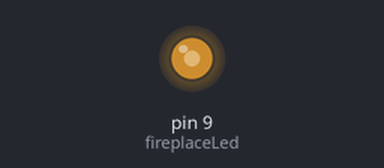
Simulated run of this sketch. Board: Arduino Uno, built with avr-gcc and run on an emulated ATmega328P. Shown: output pins drawn as LEDs (lit = HIGH). Random numbers use the default seed unless the sketch sets one.

Above: at 5.5 s.
At 18.76 s:
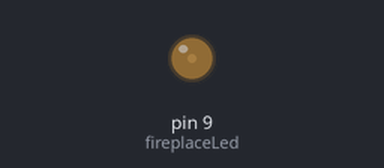
At 37.37 s:
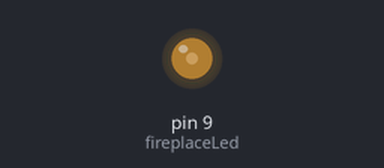
Timing chart, 0 to 40.0 s (numbered marks = the images above):
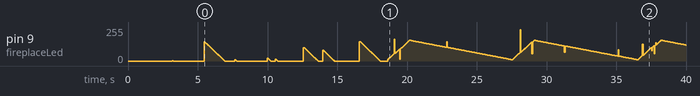

The sketch:

dollhouse-fireplace.ino
```cpp
/*
 * Dollhouse fireplace imitation with one led.
 */

int fireplaceLed = 9;

void setup() {
  randomSeed(analogRead(0));

  delay(3000);
  ignite();

  analogWrite(fireplaceLed, 2);
}

void loop() {
  for (int intensity = 10 ; intensity <= 155; intensity++) {
    analogWrite(fireplaceLed, intensity);
    delay(10);
    sparkle(255);
  }

  for (int intensity = 155 ; intensity >= 10; intensity--) {
    analogWrite(fireplaceLed, intensity);
    delay(50);
    sparkle(255);
  }
}

void ignite() {
  for (int r = 0; r < 500; r++) {
    int intensity = sparkle(155);
    for (int i = intensity; i >= 0; i--) {
      analogWrite(fireplaceLed, i);
      delay(10);
    }
    delay(10);
  }
}

int sparkle(int maxIntensity) {
  int intensity = 0;
  boolean igniteSparkle = random(100) == 42;
  if (igniteSparkle) {
    intensity = random(maxIntensity);
    analogWrite(fireplaceLed, intensity);
    delay(50);
  }
  return intensity;
}
```
